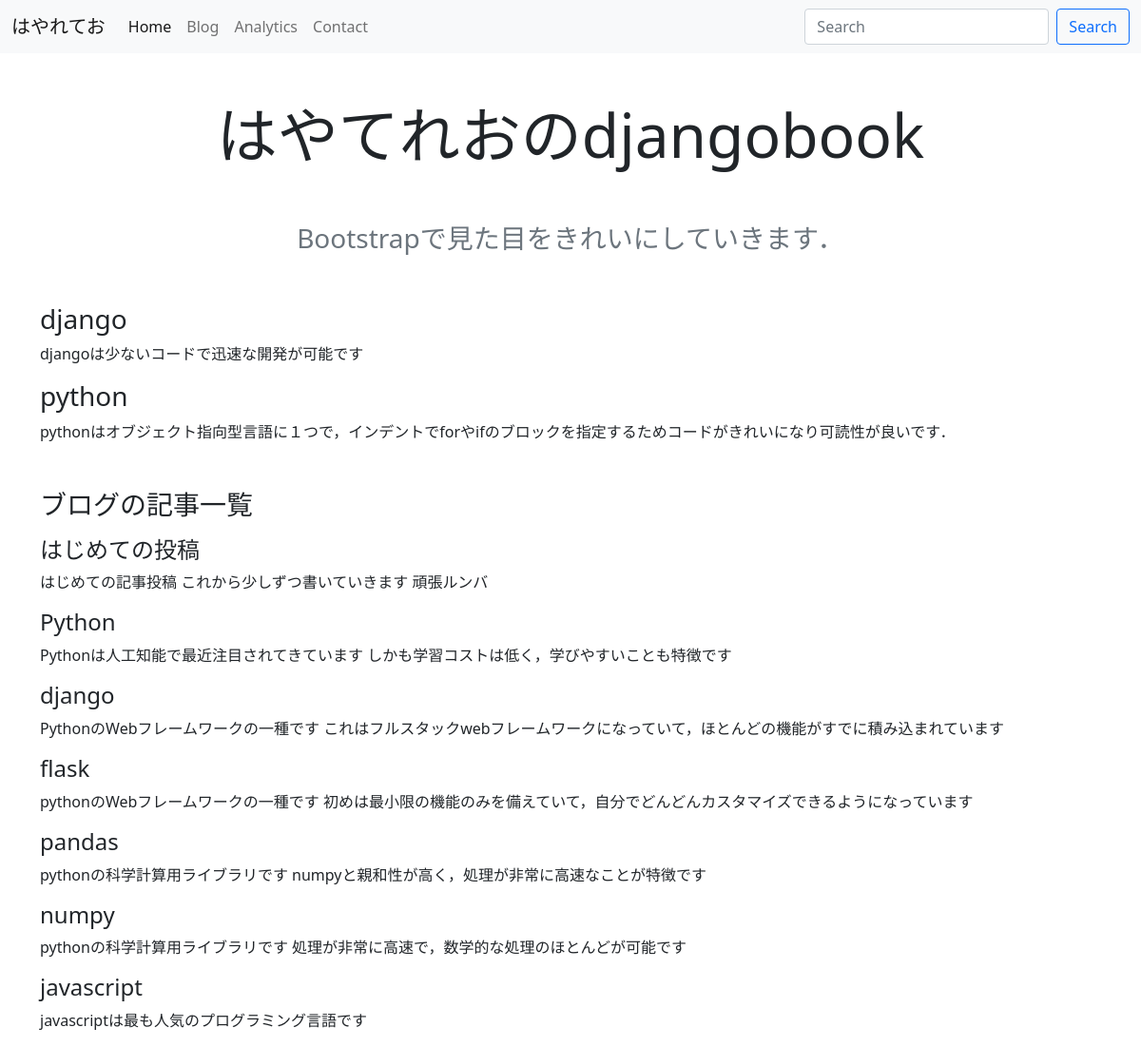
The page / on the database its author committed.
### blog/models.py (models this page shows, shortened)
class Blog(models.Model):
    title = models.CharField(max_length=200)
    content = models.TextField(blank=True)
    category = models.ForeignKey(Category, on_delete=models.SET_NULL, blank=True, null=True)
    web_site = models.URLField(blank=True)
    updated_at = models.DateTimeField(auto_now=True)
    created_at = models.DateTimeField(auto_now_add=True)
    class Meta:
        db_table = 'blogs'

### blog/views.py (the view)
# urls.py: path('', HomeTemplateView.as_view(), name='home'),
class HomeTemplateView(TemplateView):
    template_name = 'blog/home.html'
    def get_context_data(self, **kwargs):
        context = super().get_context_data(**kwargs)
        context['blogs'] = Blog.objects.all()
        return context

### blog/templates/blog/home.html (shortened to what this page needs)
{% extends 'blog/base.html' %}
{% block homehead %}
    active
{% endblock %}
{% block main %}
    <div class="text-center mb-5">
        <h1 class="display-3 mb-5">はやてれおのdjangobook</h1>
        <p class="text-muted fs-3">Bootstrapで見た目をきれいにしていきます．</p>
    </div>
    <div class="mb-5">
        <h3>django</h3>
        <p>djangoは少ないコードで迅速な開発が可能です</p>
        <h3>python</h3>
        <p>pythonはオブジェクト指向型言語に１つで，インデントでforやifのブロックを指定するためコードがきれいになり可読性が良いです．</p>
    </div>
    <div>
        <h3 class="mb-3">ブログの記事一覧</h3>
        {% for blog in blogs %}
            <h4>{{blog.title}}</h4>
            <p>{{blog.content}}</p>
        {% endfor %}
    </div>
{% endblock %}

### rows shown on the page
Blog: title "はじめての投稿", content "はじめての記事投稿 これから少しずつ書いていきます 頑張ルンバ"
Blog: title "Python", content "Pythonは人工知能で最近注目されてきています しかも学習コストは低く，学びやすいことも特徴です"
Blog: title "django", content "PythonのWebフレームワークの一種です これはフルスタックwebフレームワークになっていて，ほとんどの機能がすでに積み込まれています"
Blog: title "flask", content "pythonのWebフレームワークの一種です 初めは最小限の機能のみを備えていて，自分でどんどんカスタマイズできるようになっています"
Blog: title "pandas", content "pythonの科学計算用ライブラリです numpyと親和性が高く，処理が非常に高速なことが特徴です"
Blog: title "numpy", content "pythonの科学計算用ライブラリです 処理が非常に高速で，数学的な処理のほとんどが可能です"
Blog: title "javascript", content "javascriptは最も人気のプログラミング言語です"
